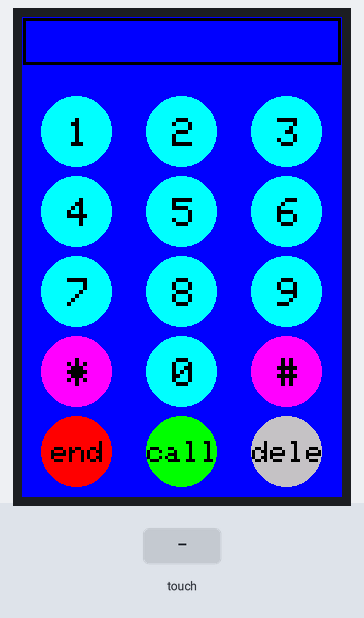
A sketch run on a simulated Arduino Uno, built with avr-gcc and run on an emulated ATmega328P. Parts: 320×480 colour display. The inputs (shaded band) are chosen by the test bench. What the sketch prints to the serial monitor is not drawn.

Above: at 1.6 s.
1.7 s: touch panel pressed at 13 % / 10 % of its raw x / y range
At 2.6 s:
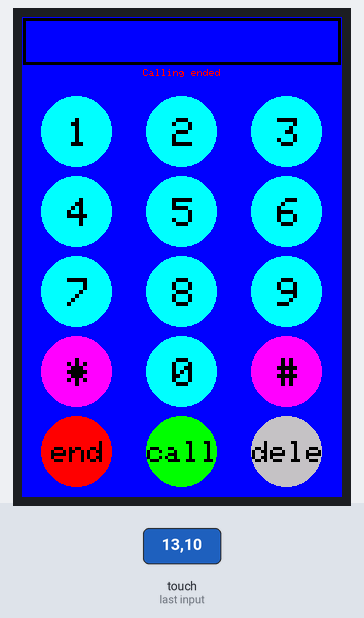
3.4 s: touch panel pressed at 38 % / 10 % of its raw x / y range
At 3.5 s:
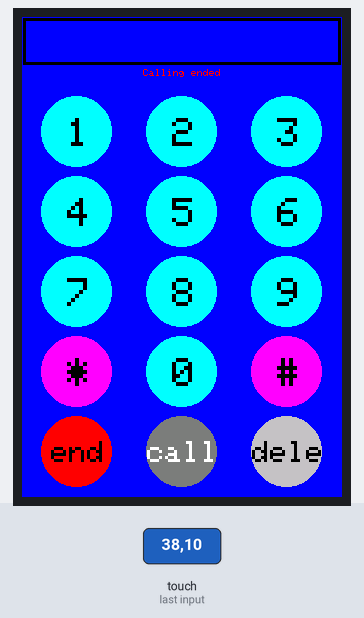
5.1 s: touch panel pressed at 87 % / 10 % of its raw x / y range
At 5.2 s:
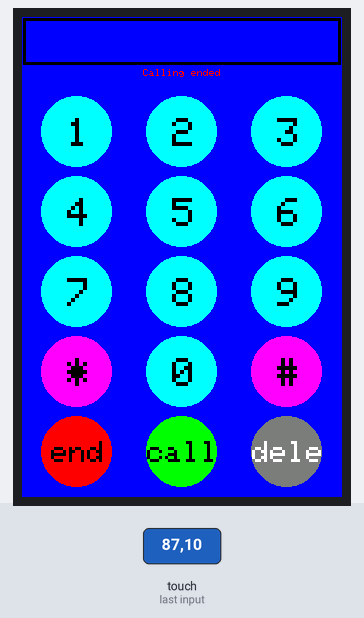
6.8 s: touch panel pressed at 13 % / 30 % of its raw x / y range
At 8.2 s:
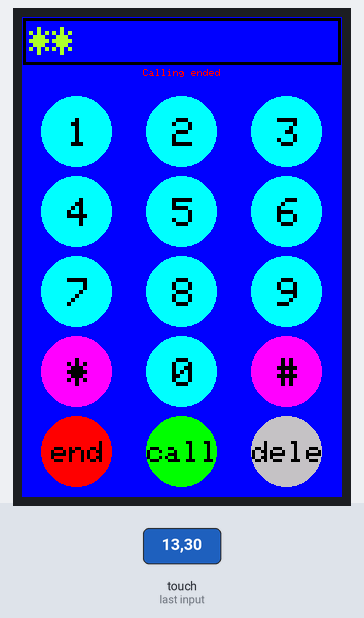
8.5 s: touch panel pressed at 87 % / 30 % of its raw x / y range
At 9.8 s:
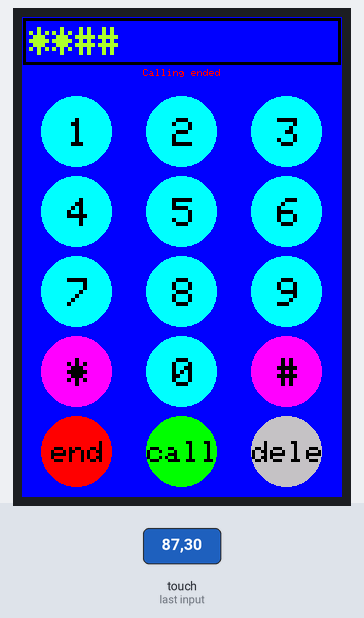
10.2 s: touch panel pressed at 38 % / 30 % of its raw x / y range
At 10.3 s:
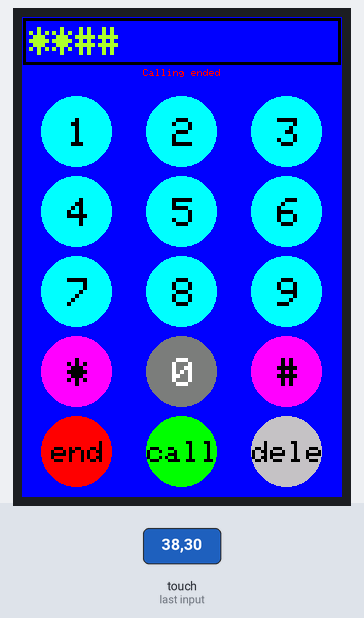
Timing chart, 0 to 13.2 s (numbered marks = the images above; inputs shaded):
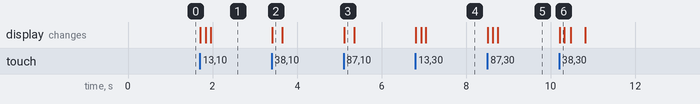

Measured:
- after the input at 1.7 s, the display: first changes at once (image 1 shows a later state)
- after the input at 3.4 s, the display: changes at once (image 2)
- after the input at 5.1 s, the display: changes at once (image 3)
- after the input at 6.8 s, the display: first changes at once (image 4 shows a later state)
- after the input at 8.5 s, the display: first changes at once (image 5 shows a later state)
- after the input at 10.2 s, the display: changes at once (image 6)

The sketch:

display_phonecall.ino
```cpp
/***********************************************************************************
*This program is a demo of how to use the touch function in a phone GUI
*This demo was made for LCD modules with 8bit or 16bit data port.
*This program requires the the LCDKIWI library.

* File                : display_phonecall.ino
* Hardware Environment: Arduino UNO&Mega2560
* Build Environment   : Arduino

*Set the pins to the correct ones for your development shield or breakout board.
*This demo use the BREAKOUT BOARD only and use these 8bit data lines to the LCD,
*pin usage as follow:
*                  LCD_CS  LCD_CD  LCD_WR  LCD_RD  LCD_RST  SD_SS  SD_DI  SD_DO  SD_SCK
*     Arduino Uno    A3      A2      A1      A0      A4      10     11     12      13
*Arduino Mega2560    A3      A2      A1      A0      A4      10     11     12      13

*                  LCD_D0  LCD_D1  LCD_D2  LCD_D3  LCD_D4  LCD_D5  LCD_D6  LCD_D7
*     Arduino Uno    8       9       2       3       4       5       6       7
*Arduino Mega2560    8       9       2       3       4       5       6       7

*Remember to set the pins to suit your display module!
*
* @attention
*
* THE PRESENT FIRMWARE WHICH IS FOR GUIDANCE ONLY AIMS AT PROVIDING CUSTOMERS
* WITH CODING INFORMATION REGARDING THEIR PRODUCTS IN ORDER FOR THEM TO SAVE
* TIME. AS A RESULT, QD electronic SHALL NOT BE HELD LIABLE FOR ANY
* DIRECT, INDIRECT OR CONSEQUENTIAL DAMAGES WITH RESPECT TO ANY CLAIMS ARISING
* FROM THE CONTENT OF SUCH FIRMWARE AND/OR THE USE MADE BY CUSTOMERS OF THE
* CODING INFORMATION CONTAINED HEREIN IN CONNECTION WITH THEIR PRODUCTS.
**********************************************************************************/

#include <TouchScreen.h> //touch library
#include <LCDWIKI_GUI.h> //Core graphics library
#include <LCDWIKI_KBV.h> //Hardware-specific library

//if the IC model is known or the modules is unreadable,you can use this constructed function
LCDWIKI_KBV my_lcd(ILI9486,A3,A2,A1,A0,A4); //model,cs,cd,wr,rd,reset
//if the IC model is not known and the modules is readable,you can use this constructed function
//LCDWIKI_KBV my_lcd(320,480,A3,A2,A1,A0,A4);//width,height,cs,cd,wr,rd,reset

                             /*  r     g    b */
#define BLACK        0x0000  /*   0,   0,   0 */
#define BLUE         0x001F  /*   0,   0, 255 */
#define RED          0xF800  /* 255,   0,   0 */
#define GREEN        0x07E0  /*   0, 255,   0 */
#define CYAN         0x07FF  /*   0, 255, 255 */
#define MAGENTA      0xF81F  /* 255,   0, 255 */
#define YELLOW       0xFFE0  /* 255, 255,   0 */
#define WHITE        0xFFFF  /* 255, 255, 255 */
#define NAVY         0x000F  /*   0,   0, 128 */
#define DARKGREEN    0x03E0  /*   0, 128,   0 */
#define DARKCYAN     0x03EF  /*   0, 128, 128 */
#define MAROON       0x7800  /* 128,   0,   0 */
#define PURPLE       0x780F  /* 128,   0, 128 */
#define OLIVE        0x7BE0  /* 128, 128,   0 */
#define LIGHTGREY    0xC618  /* 192, 192, 192 */
#define DARKGREY     0x7BEF  /* 128, 128, 128 */
#define ORANGE       0xFD20  /* 255, 165,   0 */
#define GREENYELLOW  0xAFE5  /* 173, 255,  47 */
#define PINK         0xF81F  /* 255,   0, 255 */

/******************* UI details */
#define BUTTON_R 35 //the radius of button
#define BUTTON_SPACING_X 35 //the horizontal distance between button
#define BUTTON_SPACING_Y 10  //the vertical distance between button
#define EDG_Y 10 //lower edge distance
#define EDG_X 20 //left and right distance

#define YP A3  // must be an analog pin, use "An" notation!
#define XM A2  // must be an analog pin, use "An" notation!
#define YM 9   // can be a digital pin
#define XP 8   // can be a digital pin

//touch sensitivity for X
#define TS_MINX 906
#define TS_MAXX 116

//touch sensitivity for Y
#define TS_MINY 92
#define TS_MAXY 952

// We have a status line for like, is FONA working
#define STATUS_X 10
#define STATUS_Y 65

//touch sensitivity for press
#define MINPRESSURE 10
#define MAXPRESSURE 1000

//ADDED PASSWORD CONTROL
char password[] = {'1','2','3','4'}; // ** SET PASSWORD
char currentEntry[4];
int EntryIndex = 0;

boolean passwordCheck(){
  Serial.println("PASS");
  for (int i = 0;  i < 4; i++){
    if( currentEntry[i] != password[i] ){
      Serial.println(currentEntry[i]);
      Serial.println(password[i]);
      return false;
    }
  }
  return true;
}
//END PASSWORD CONTROL

TouchScreen ts = TouchScreen(XP, YP, XM, YM, 300);

typedef struct _button_info
{
     uint8_t button_name[10];
     uint8_t button_name_size;
     uint16_t button_name_colour;
     uint16_t button_colour;
     uint16_t button_x;
     uint16_t button_y;
 }button_info;

//the definition of buttons
button_info phone_button[15] =
{
  "1",4,BLACK,CYAN,EDG_X+BUTTON_R-1,my_lcd.Get_Display_Height()-EDG_Y-4*BUTTON_SPACING_Y-9*BUTTON_R-1,
  "2",4,BLACK,CYAN,EDG_X+3*BUTTON_R+BUTTON_SPACING_X-1,my_lcd.Get_Display_Height()-EDG_Y-4*BUTTON_SPACING_Y-9*BUTTON_R-1,
  "3",4,BLACK,CYAN,EDG_X+5*BUTTON_R+2*BUTTON_SPACING_X-1,my_lcd.Get_Display_Height()-EDG_Y-4*BUTTON_SPACING_Y-9*BUTTON_R-1,
  "4",4,BLACK,CYAN,EDG_X+BUTTON_R-1,my_lcd.Get_Display_Height()-EDG_Y-3*BUTTON_SPACING_Y-7*BUTTON_R-1,
  "5",4,BLACK,CYAN,EDG_X+3*BUTTON_R+BUTTON_SPACING_X-1,my_lcd.Get_Display_Height()-EDG_Y-3*BUTTON_SPACING_Y-7*BUTTON_R-1,
  "6",4,BLACK,CYAN,EDG_X+5*BUTTON_R+2*BUTTON_SPACING_X-1,my_lcd.Get_Display_Height()-EDG_Y-3*BUTTON_SPACING_Y-7*BUTTON_R-1,
  "7",4,BLACK,CYAN,EDG_X+BUTTON_R-1,my_lcd.Get_Display_Height()-EDG_Y-2*BUTTON_SPACING_Y-5*BUTTON_R-1,
  "8",4,BLACK,CYAN,EDG_X+3*BUTTON_R+BUTTON_SPACING_X-1,my_lcd.Get_Display_Height()-EDG_Y-2*BUTTON_SPACING_Y-5*BUTTON_R-1,
  "9",4,BLACK,CYAN,EDG_X+5*BUTTON_R+2*BUTTON_SPACING_X-1,my_lcd.Get_Display_Height()-EDG_Y-2*BUTTON_SPACING_Y-5*BUTTON_R-1,
  "*",4,BLACK,PINK,EDG_X+BUTTON_R-1,my_lcd.Get_Display_Height()-EDG_Y-BUTTON_SPACING_Y-3*BUTTON_R-1,
  "0",4,BLACK,CYAN,EDG_X+3*BUTTON_R+BUTTON_SPACING_X-1,my_lcd.Get_Display_Height()-EDG_Y-BUTTON_SPACING_Y-3*BUTTON_R-1,
  "#",4,BLACK,PINK,EDG_X+5*BUTTON_R+2*BUTTON_SPACING_X-1,my_lcd.Get_Display_Height()-EDG_Y-BUTTON_SPACING_Y-3*BUTTON_R-1,
  "end",3,BLACK,RED,EDG_X+BUTTON_R-1,my_lcd.Get_Display_Height()-EDG_Y-BUTTON_R-1,
  "call",3,BLACK,GREEN,EDG_X+3*BUTTON_R+BUTTON_SPACING_X-1,my_lcd.Get_Display_Height()-EDG_Y-BUTTON_R-1,
  "dele",3,BLACK,LIGHTGREY,EDG_X+5*BUTTON_R+2*BUTTON_SPACING_X-1,my_lcd.Get_Display_Height()-EDG_Y-BUTTON_R-1,
};

//display string
void show_string(uint8_t *str,int16_t x,int16_t y,uint8_t csize,uint16_t fc, uint16_t bc,boolean mode)
{
    my_lcd.Set_Text_Mode(mode);
    my_lcd.Set_Text_Size(csize);
    my_lcd.Set_Text_colour(fc);
    my_lcd.Set_Text_Back_colour(bc);
    my_lcd.Print_String(str,x,y);
}

//Check whether to press or not
boolean is_pressed(int16_t x1,int16_t y1,int16_t x2,int16_t y2,int16_t px,int16_t py)
{
    if((px > x1 && px < x2) && (py > y1 && py < y2))
    {
        return true;
    }
    else
    {
        return false;
    }
 }

//display the main menu
void show_menu(void)
{
    uint16_t i;
   for(i = 0;i < sizeof(phone_button)/sizeof(button_info);i++)
   {
      my_lcd.Set_Draw_color(phone_button[i].button_colour);
      my_lcd.Fill_Circle(phone_button[i].button_x, phone_button[i].button_y, BUTTON_R);
      show_string(phone_button[i].button_name,phone_button[i].button_x-strlen(phone_button[i].button_name)*phone_button[i].button_name_size*6/2+phone_button[i].button_name_size/2+1,phone_button[i].button_y-phone_button[i].button_name_size*8/2+phone_button[i].button_name_size/2+1,phone_button[i].button_name_size,phone_button[i].button_name_colour,BLACK,1);
   }
   my_lcd.Set_Draw_color(BLACK);
   my_lcd.Fill_Rectangle(1, 1, my_lcd.Get_Display_Width()-2, 3);
   my_lcd.Fill_Rectangle(1, 45, my_lcd.Get_Display_Width()-2, 47);
   my_lcd.Fill_Rectangle(1, 1, 3, 47);
   my_lcd.Fill_Rectangle(my_lcd.Get_Display_Width()-4, 1, my_lcd.Get_Display_Width()-2, 47);
}

void setup(void)
{
  Serial.begin(9600);
   my_lcd.Init_LCD();
   Serial.println(my_lcd.Read_ID(), HEX);
   my_lcd.Fill_Screen(BLUE);
   show_menu();
}

uint16_t text_x=7,text_y=10,text_x_add = 6*phone_button[0].button_name_size,text_y_add = 8*phone_button[0].button_name_size;
uint16_t n=0;

void loop(void)
{
  uint16_t i;
  digitalWrite(13, HIGH);
  TSPoint p = ts.getPoint();
  digitalWrite(13, LOW);

  pinMode(XM, OUTPUT);
  pinMode(YP, OUTPUT);
  if (p.z > MINPRESSURE && p.z < MAXPRESSURE)
  {
    //p.x = my_lcd.Get_Display_Width()-map(p.x, TS_MINX, TS_MAXX, my_lcd.Get_Display_Width(), 0);
    //p.y = my_lcd.Get_Display_Height()-map(p.y, TS_MINY, TS_MAXY, my_lcd.Get_Display_Height(), 0);
    p.x = map(p.x, TS_MINX, TS_MAXX, my_lcd.Get_Display_Width(),0);
    p.y = map(p.y, TS_MINY, TS_MAXY, my_lcd.Get_Display_Height(),0);

    for(i=0;i<sizeof(phone_button)/sizeof(button_info);i++)
    {
         //press the button
         if(is_pressed(phone_button[i].button_x-BUTTON_R,phone_button[i].button_y-BUTTON_R,phone_button[i].button_x+BUTTON_R,phone_button[i].button_y+BUTTON_R,p.x,p.y))
         {
              my_lcd.Set_Draw_color(DARKGREY);
              my_lcd.Fill_Circle(phone_button[i].button_x, phone_button[i].button_y, BUTTON_R);
              show_string(phone_button[i].button_name,phone_button[i].button_x-strlen(phone_button[i].button_name)*phone_button[i].button_name_size*6/2+phone_button[i].button_name_size/2+1,phone_button[i].button_y-phone_button[i].button_name_size*8/2+phone_button[i].button_name_size/2+1,phone_button[i].button_name_size,WHITE,BLACK,1);
              delay(100);
              my_lcd.Set_Draw_color(phone_button[i].button_colour);
              my_lcd.Fill_Circle(phone_button[i].button_x, phone_button[i].button_y, BUTTON_R);
              show_string(phone_button[i].button_name,phone_button[i].button_x-strlen(phone_button[i].button_name)*phone_button[i].button_name_size*6/2+phone_button[i].button_name_size/2+1,phone_button[i].button_y-phone_button[i].button_name_size*8/2+phone_button[i].button_name_size/2+1,phone_button[i].button_name_size,phone_button[i].button_name_colour,BLACK,1);
              if(i < 12)
              {
                  if(n < 13)
                  {
                    show_string(phone_button[i].button_name,text_x,text_y,phone_button[i].button_name_size,GREENYELLOW, BLACK,1);
                    text_x += text_x_add-1;
                    n++;

                    currentEntry[EntryIndex] = (char)phone_button[i].button_name[0];
                    EntryIndex++;
                  }
              }
              else if(12 == i) //show calling ended
              {
                  my_lcd.Set_Draw_color(BLUE);
                  my_lcd.Fill_Rectangle(0, 48, my_lcd.Get_Display_Width()-1, 60);
                  show_string("Calling ended",CENTER,52,1,RED, BLACK,1);
              }
              else if(13 == i) //show calling
              {
                if(passwordCheck())
                {
                   Serial.println("GOOD");
                }
                else
                {
                   Serial.println("NO");
                   EntryIndex = 0;
                }

//                  my_lcd.Set_Draw_color(BLUE);
//                  my_lcd.Fill_Rectangle(0, 48, my_lcd.Get_Display_Width()-1, 60);
//                  show_string("Calling...",CENTER,52,1,GREEN, BLACK,1);
              }
              else if(14 == i) //delete button
              {
                  if(n > 0)
                  {
                      my_lcd.Set_Draw_color(BLUE);
                      text_x -= (text_x_add-1);
                      my_lcd.Fill_Rectangle(text_x, text_y, text_x+text_x_add-1, text_y+text_y_add-2);
                      n--;
                  }
              }
         }
     }
  }
}
```
